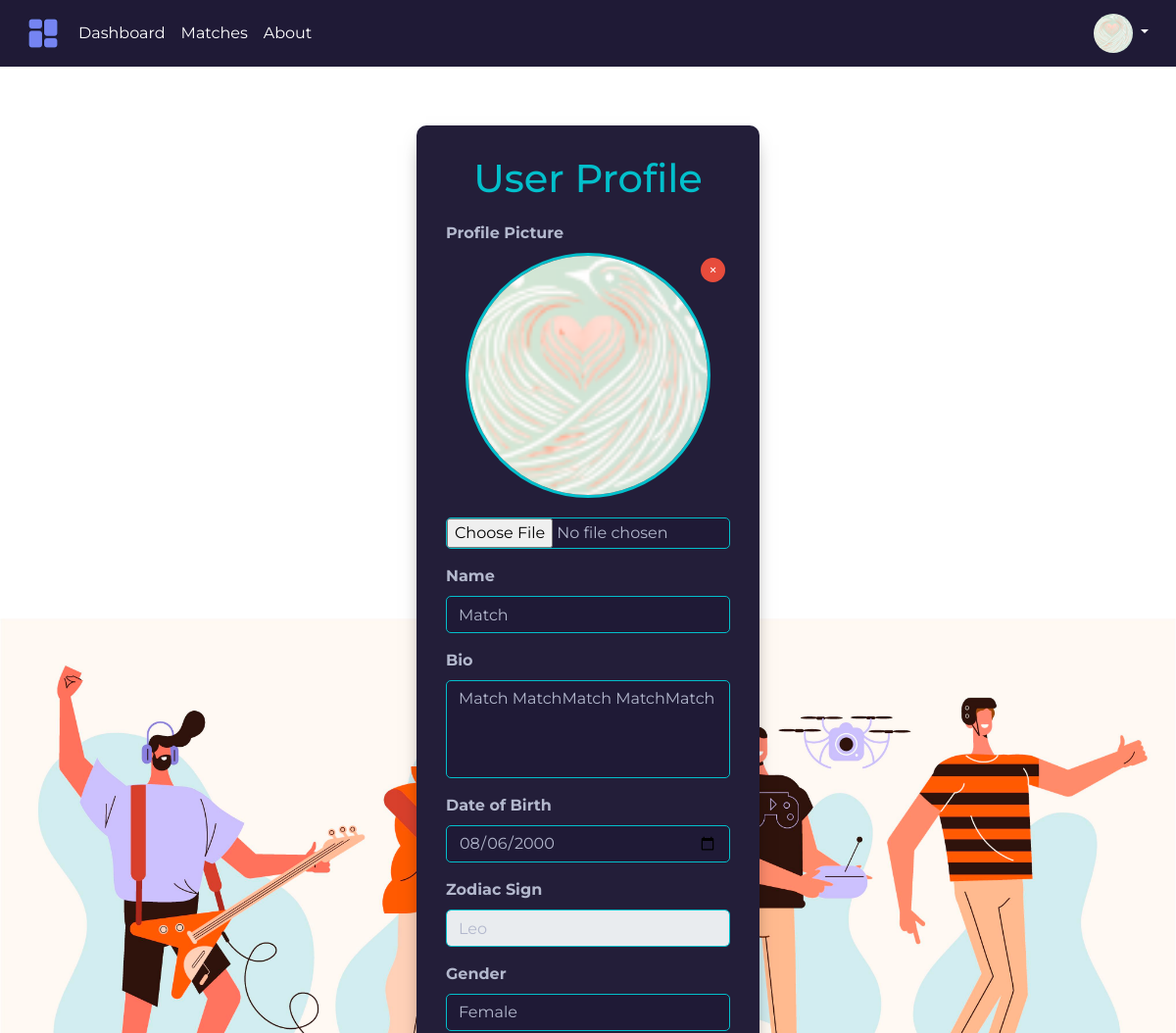
Before: /profile/edit/103 (upper part) with the older database file.
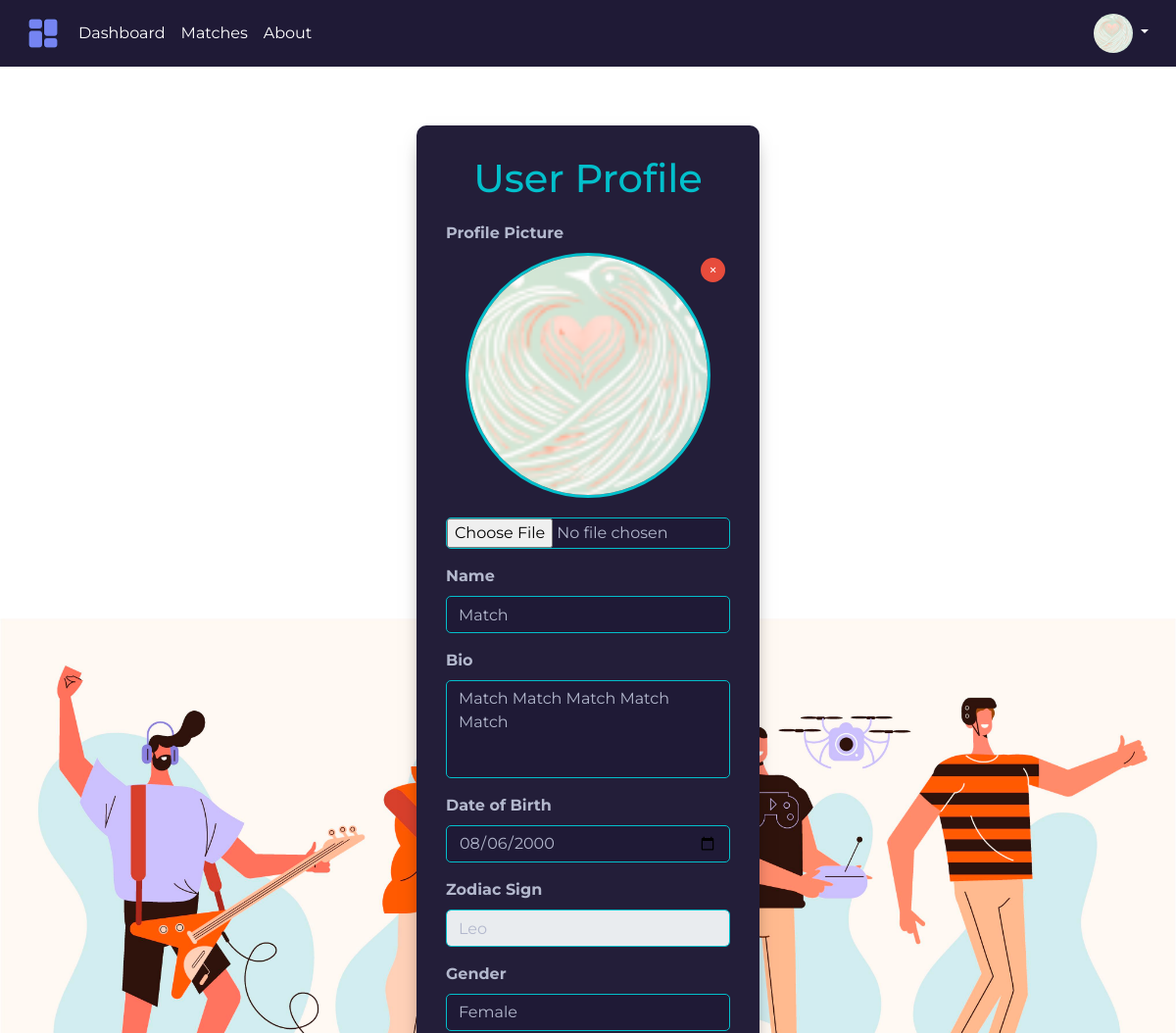
After: the same page with the newer database file.
### tables this page shows
CREATE TABLE users (
                user_id INTEGER PRIMARY KEY AUTOINCREMENT,
                name TEXT,
                birth_date TEXT,
                age INTEGER,
                gender TEXT,
                location TEXT,
                interests TEXT,
                smoking TEXT,
                drinking TEXT,
                zodiac_sign TEXT,
                mbti TEXT,
                profession TEXT,
                height INTEGER,
                bio TEXT,
                profile_pic TEXT
            );

### app.py (the view, shortened to what this page needs)
@app.route('/profile/edit/<int:user_id>', methods=['GET', 'POST'])
def edit_profile(user_id=1):
    if not is_user_authenticated():
        return redirect(url_for('login'))
    user = db.fetch_user(user_id)
    return render_template('registerProfile.html',
                           user=user,
                           Gender=Gender,
                           Options=Options,
                           ZodiacSign=ZodiacSign,
                           MBTITypes=MBTITypes,
                           fetch_logged_in_user_id=fetch_logged_in_user_id)

### app.py (called while the page is built)
def fetch_logged_in_user_id():
    return fetch_active_user()

@app.context_processor
def inject_user_id_image():
    logged_in_user = db.fetch_user(fetch_logged_in_user_id())
    if logged_in_user:
        user_profile_pic_url = f"/static/profile_pics/{logged_in_user.profile_pic}" if logged_in_user.profile_pic else "https://via.placeholder.com/40"
        return dict(fetch_logged_in_user_id=fetch_logged_in_user_id, user_profile_pic_url=user_profile_pic_url)
    return dict(fetch_logged_in_user_id=fetch_logged_in_user_id)

### flaskr/active_user.py (called while the page is built)
def fetch_active_user():
    if not os.path.exists(SESSION_FILE):
        return None
    with open(SESSION_FILE, 'r') as file:
        user_id = file.read().strip()
    return user_id if user_id else None

def is_user_authenticated():
    return fetch_active_user() is not None

### templates/registerProfile.html (shortened to what this page needs)
<!DOCTYPE html>
<html lang="en">
<head>
    <link rel="stylesheet" href="https://cdnjs.cloudflare.com/ajax/libs/font-awesome/4.7.0/css/font-awesome.min.css">
    <link rel="stylesheet" href="https://cdn.jsdelivr.net/npm/bootstrap@4.3.1/dist/css/bootstrap.min.css"
>
    <link rel="stylesheet" href="https://stackpath.bootstrapcdn.com/bootstrap/4.5.2/css/bootstrap.min.css">
</head>
<body>
{% include 'base.html' %}
<div class="container">
    <h1>User Profile</h1>
    <form id="profileForm" method="POST" enctype="multipart/form-data">
        <div class="form-group">
            <label for="profile_pic">Profile Picture</label>
            <div class="profile-pic-container">
                {% if user.profile_pic %}
                <img id="profile-pic" src="/static/profile_pics/{{user.profile_pic}}" class="profile-pic"
                     alt="Profile Picture">
                <button type="button" id="remove-pic" class="remove-pic">&times;</button>
                {% else %}
                <img id="profile-pic" src="https://via.placeholder.com/150" class="profile-pic" alt="Profile Picture">
                {% endif %}
            </div>
            <input type="file" class="form-control-file mt-2" id="profile-pic-input" name="profile_pic"
                   {% if not user.profile_pic %}required{% endif %}>
        </div>
        <div class="form-group">
            <label for="name">Name</label>
            <input type="text" class="form-control" id="name" name="name" value="{{ user.name }}" required>
        </div>
        <div class="form-group">
            <label for="bio">Bio</label>
            <textarea class="form-control" id="bio" name="bio" required>{{ user.bio }}</textarea>
        </div>
        <div class="form-group">
            <label for="dob">Date of Birth</label>
            <input type="date" class="form-control" id="dob" name="dob" value="{{ user.birth_date }}" required>
        </div>
        <div class="form-group">
            <label for="zodiac_sign">Zodiac Sign</label>
            <input type="text" class="form-control" id="zodiac_sign" name="zodiac_sign"
                   value="{{ user.zodiac_sign.value if user.zodiac_sign else '' }}"
                   readonly>
        </div>
        <div class="form-group">
            <label for="gender">Gender</label>
            <select class="form-control" id="gender" name="gender" required>
                {% for g in Gender %}
                <option value="{{ g.value }}" {% if user.gender== g.value %}selected{% endif %}>{{ g.value }}</option>
                {% endfor %}
            </select>
        </div>
    </form>
</div>
</body>
</html>

Changed rows visible on the page:
changed users "Match": bio "Match MatchMatch MatchMatch" → "Match Match Match Match Match"
